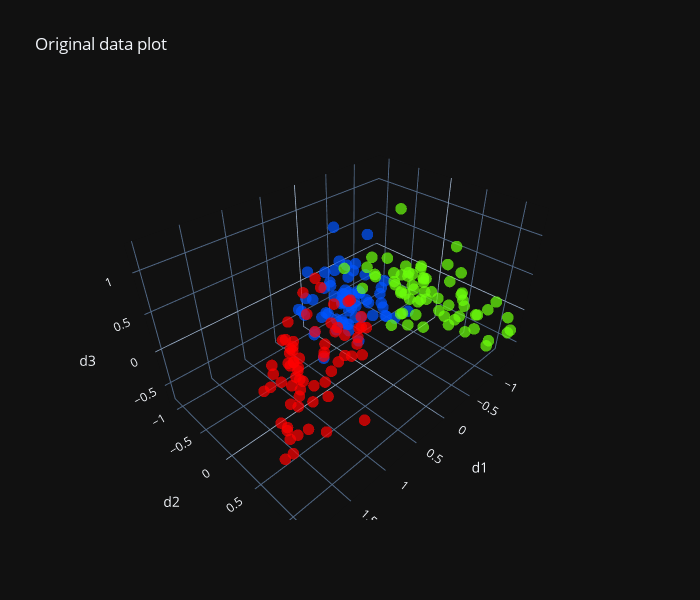
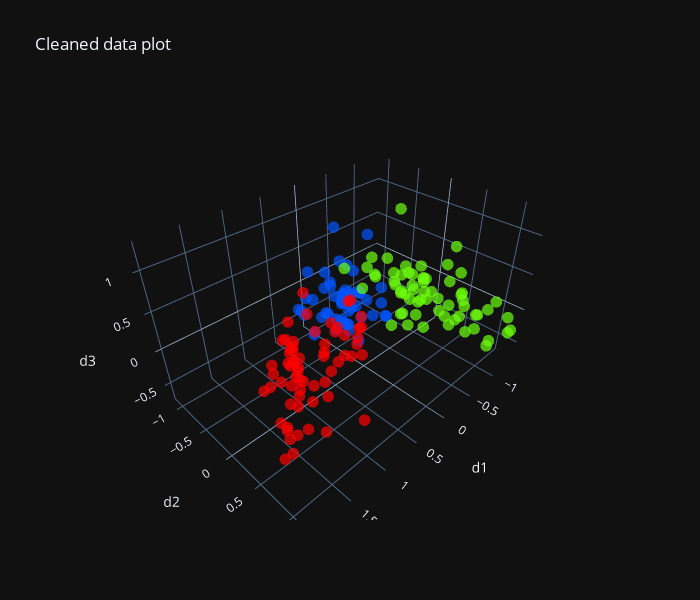

Notebook cell for these charts, in order:
### Code cell
from common import generate_colors_for_classification
from sklearn.preprocessing import StandardScaler, RobustScaler
from kernel_pca_search import KernelPCASearchCV
from render import plot_3d_rgb

kpca_cv = KernelPCASearchCV(n_components=3,scaler=RobustScaler(),n_iter=-1)
x_transform = kpca_cv.fit_transform(X)

colors = generate_colors_for_classification(y,seed=100)
data = np.concatenate([x_transform,colors],axis=1)
plot_3d_rgb(data,"Original data plot",["d1","d2","d3"])

x_clean_transform = kpca_cv.transform(X_clean)
y_clean_colors = generate_colors_for_classification(y_clean,seed=100)
data_clean = np.concatenate([x_clean_transform,y_clean_colors],axis=1)
plot_3d_rgb(data_clean,"Cleaned data plot",["d1","d2","d3"])

print(kpca_cv.score)
print(kpca_cv.kpca)

### Figure 1 — Plotly figure (JSON) as saved in the notebook; plotly's stock layout.template omitted (floating-point values rounded to 4 significant figures; data arrays with more than 128 entries replaced by an {"elided": "..."} marker saying what was removed)
{"data": [{"marker": {"color": {"elided": "199 str values"}, "opacity": 0.7, "size": 4}, "mode": "markers", "type": "scatter3d", "x": {"elided": "199 float values"}, "y": {"elided": "199 float values"}, "z": {"elided": "199 float values"}}], "layout": {"height": 600, "scene": {"xaxis": {"title": {"text": "d1"}}, "yaxis": {"title": {"text": "d2"}}, "zaxis": {"title": {"text": "d3"}}}, "title": {"text": "Original data plot"}, "width": 700}}

### Figure 2 — Plotly figure (JSON) as saved in the notebook; plotly's stock layout.template omitted (floating-point values rounded to 4 significant figures; data arrays with more than 128 entries replaced by an {"elided": "..."} marker saying what was removed)
{"data": [{"marker": {"color": {"elided": "180 str values"}, "opacity": 0.7, "size": 4}, "mode": "markers", "type": "scatter3d", "x": {"elided": "180 float values"}, "y": {"elided": "180 float values"}, "z": {"elided": "180 float values"}}], "layout": {"height": 600, "scene": {"xaxis": {"title": {"text": "d1"}}, "yaxis": {"title": {"text": "d2"}}, "zaxis": {"title": {"text": "d3"}}}, "title": {"text": "Cleaned data plot"}, "width": 700}}
